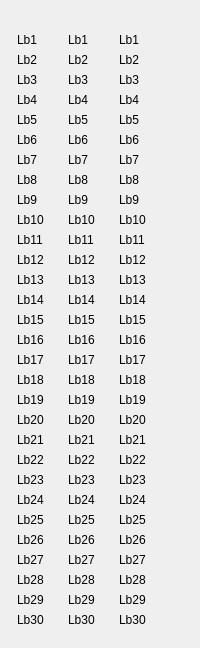
               <widget class="QWidget" name="tab_formatted_view">
                <property name="styleSheet">
                 <string notr="true"/>
                </property>
                <attribute name="title">
                 <string>Format</string>
                </attribute>
                <layout class="QHBoxLayout" name="horizontalLayout_8" stretch="1,1,2">
                 <property name="leftMargin">
                  <number>8</number>
                 </property>
                 <property name="topMargin">
                  <number>24</number>
                 </property>
                 <property name="rightMargin">
                  <number>8</number>
                 </property>
                 <property name="bottomMargin">
                  <number>12</number>
                 </property>
                 <item>
                  <widget class="QFrame" name="tfv01">
                   <property name="styleSheet">
                    <string notr="true">background-color: none;</string>
                   </property>
                   <property name="frameShape">
                    <enum>QFrame::NoFrame</enum>
                   </property>
                   <property name="frameShadow">
                    <enum>QFrame::Raised</enum>
                   </property>
                   <layout class="QVBoxLayout" name="verticalLayout_31">
                    <item>
                     <widget class="QLabel" name="label_1">
                      <property name="text">
                       <string>Lb1</string>
                      </property>
                     </widget>
                    </item>
                    <item>
                     <widget class="QLabel" name="label_2">
                      <property name="text">
                       <string>Lb2</string>
                      </property>
                     </widget>
                    </item>
                    <item>
                     <widget class="QLabel" name="label_3">
                      <property name="text">
                       <string>Lb3</string>
                      </property>
                     </widget>
                    </item>
                    <item>
                     <widget class="QLabel" name="label_4">
                      <property name="text">
                       <string>Lb4</string>
                      </property>
                     </widget>
                    </item>
                    <item>
                     <widget class="QLabel" name="label_5">
                      <property name="text">
                       <string>Lb5</string>
                      </property>
                     </widget>
                    </item>
                    <item>
                     <widget class="QLabel" name="label_6">
                      <property name="text">
                       <string>Lb6</string>
                      </property>
                     </widget>
                    </item>
                    <item>
                     <widget class="QLabel" name="label_7">
                      <property name="text">
                       <string>Lb7</string>
                      </property>
                     </widget>
                    </item>
                    <item>
                     <widget class="QLabel" name="label_8">
                      <property name="text">
                       <string>Lb8</string>
                      </property>
                     </widget>
                    </item>
                    <item>
                     <widget class="QLabel" name="label_9">
                      <property name="text">
                       <string>Lb9</string>
                      </property>
                     </widget>
                    </item>
                    <item>
                     <widget class="QLabel" name="label_10">
                      <property name="text">
                       <string>Lb10</string>
                      </property>
                     </widget>
                    </item>
                    <item>
                     <widget class="QLabel" name="label_11">
                      <property name="text">
                       <string>Lb11</string>
                      </property>
                     </widget>
                    </item>
                    <item>
                     <widget class="QLabel" name="label_12">
                      <property name="text">
                       <string>Lb12</string>
                      </property>
                     </widget>
                    </item>
                    <item>
                     <widget class="QLabel" name="label_13">
                      <property name="text">
                       <string>Lb13</string>
                      </property>
                     </widget>
                    </item>
                    <item>
                     <widget class="QLabel" name="label_14">
                      <property name="text">
                       <string>Lb14</string>
                      </property>
                     </widget>
                    </item>
                    <item>
                     <widget class="QLabel" name="label_15">
                      <property name="text">
                       <string>Lb15</string>
                      </property>
                     </widget>
                    </item>
                    <item>
                     <widget class="QLabel" name="label_16">
                      <property name="text">
                       <string>Lb16</string>
                      </property>
                     </widget>
                    </item>
                    <item>
                     <widget class="QLabel" name="label_17">
                      <property name="text">
                       <string>Lb17</string>
                      </property>
                     </widget>
                    </item>
                    <item>
                     <widget class="QLabel" name="label_18">
                      <property name="text">
                       <string>Lb18</string>
                      </property>
                     </widget>
                    </item>
                    <item>
                     <widget class="QLabel" name="label_19">
                      <property name="text">
                       <string>Lb19</string>
                      </property>
                     </widget>
                    </item>
                    <item>
                     <widget class="QLabel" name="label_20">
                      <property name="text">
                       <string>Lb20</string>
                      </property>
                     </widget>
                    </item>
                    <item>
                     <widget class="QLabel" name="label_21">
                      <property name="text">
                       <string>Lb21</string>
                      </property>
                     </widget>
                    </item>
                    <item>
                     <widget class="QLabel" name="label_22">
                      <property name="text">
                       <string>Lb22</string>
                      </property>
                     </widget>
                    </item>
                    <item>
                     <widget class="QLabel" name="label_23">
                      <property name="text">
                       <string>Lb23</string>
                      </property>
                     </widget>
                    </item>
                    <item>
                     <widget class="QLabel" name="label_24">
                      <property name="text">
                       <string>Lb24</string>
                      </property>
                     </widget>
                    </item>
                    <item>
                     <widget class="QLabel" name="label_25">
                      <property name="text">
                       <string>Lb25</string>
                      </property>
                     </widget>
                    </item>
                    <item>
                     <widget class="QLabel" name="label_26">
                      <property name="text">
                       <string>Lb26</string>
                      </property>
                     </widget>
                    </item>
                    <item>
                     <widget class="QLabel" name="label_27">
                      <property name="text">
                       <string>Lb27</string>
                      </property>
                     </widget>
                    </item>
                    <item>
                     <widget class="QLabel" name="label_28">
                      <property name="text">
                       <string>Lb28</string>
                      </property>
                     </widget>
                    </item>
                    <item>
                     <widget class="QLabel" name="label_29">
                      <property name="text">
                       <string>Lb29</string>
                      </property>
                     </widget>
                    </item>
                    <item>
                     <widget class="QLabel" name="label_30">
                      <property name="text">
                       <string>Lb30</string>
                      </property>
                     </widget>
                    </item>
                   </layout>
                  </widget>
                 </item>
                 <item>
                  <widget class="QFrame" name="tfv02">
                   <property name="styleSheet">
                    <string notr="true">background-color: none;</string>
                   </property>
                   <property name="frameShape">
                    <enum>QFrame::NoFrame</enum>
                   </property>
                   <property name="frameShadow">
                    <enum>QFrame::Raised</enum>
                   </property>
                   <layout class="QVBoxLayout" name="verticalLayout_32">
                    <item>
                     <widget class="QLabel" name="val_1">
                      <property name="text">
                       <string>Lb1</string>
                      </property>
                     </widget>
                    </item>
                    <item>
                     <widget class="QLabel" name="val_2">
                      <property name="text">
                       <string>Lb2</string>
                      </property>
                     </widget>
                    </item>
                    <item>
                     <widget class="QLabel" name="val_3">
                      <property name="text">
                       <string>Lb3</string>
                      </property>
                     </widget>
                    </item>
                    <item>
                     <widget class="QLabel" name="val_4">
                      <property name="text">
                       <string>Lb4</string>
                      </property>
                     </widget>
                    </item>
                    <item>
                     <widget class="QLabel" name="val_5">
                      <property name="text">
                       <string>Lb5</string>
                      </property>
                     </widget>
                    </item>
                    <item>
                     <widget class="QLabel" name="val_6">
                      <property name="text">
                       <string>Lb6</string>
                      </property>
                     </widget>
                    </item>
                    <item>
                     <widget class="QLabel" name="val_7">
                      <property name="text">
                       <string>Lb7</string>
                      </property>
                     </widget>
                    </item>
                    <item>
                     <widget class="QLabel" name="val_8">
                      <property name="text">
                       <string>Lb8</string>
                      </property>
                     </widget>
                    </item>
                    <item>
                     <widget class="QLabel" name="val_9">
                      <property name="text">
                       <string>Lb9</string>
                      </property>
                     </widget>
                    </item>
                    <item>
                     <widget class="QLabel" name="val_10">
                      <property name="text">
                       <string>Lb10</string>
                      </property>
                     </widget>
                    </item>
                    <item>
                     <widget class="QLabel" name="val_11">
                      <property name="text">
                       <string>Lb11</string>
                      </property>
                     </widget>
                    </item>
                    <item>
                     <widget class="QLabel" name="val_12">
                      <property name="text">
                       <string>Lb12</string>
                      </property>
                     </widget>
                    </item>
                    <item>
                     <widget class="QLabel" name="val_13">
                      <property name="text">
                       <string>Lb13</string>
                      </property>
                     </widget>
                    </item>
                    <item>
                     <widget class="QLabel" name="val_14">
                      <property name="text">
                       <string>Lb14</string>
                      </property>
                     </widget>
                    </item>
                    <item>
                     <widget class="QLabel" name="val_15">
                      <property name="text">
                       <string>Lb15</string>
                      </property>
                     </widget>
                    </item>
                    <item>
                     <widget class="QLabel" name="val_16">
                      <property name="text">
                       <string>Lb16</string>
                      </property>
                     </widget>
                    </item>
                    <item>
                     <widget class="QLabel" name="val_17">
                      <property name="text">
                       <string>Lb17</string>
                      </property>
                     </widget>
                    </item>
                    <item>
                     <widget class="QLabel" name="val_18">
                      <property name="text">
                       <string>Lb18</string>
                      </property>
                     </widget>
                    </item>
                    <item>
                     <widget class="QLabel" name="val_19">
                      <property name="text">
                       <string>Lb19</string>
                      </property>
                     </widget>
                    </item>
                    <item>
                     <widget class="QLabel" name="val_20">
                      <property name="text">
                       <string>Lb20</string>
                      </property>
                     </widget>
                    </item>
                    <item>
                     <widget class="QLabel" name="val_21">
                      <property name="text">
                       <string>Lb21</string>
                      </property>
                     </widget>
                    </item>
                    <item>
                     <widget class="QLabel" name="val_22">
                      <property name="text">
                       <string>Lb22</string>
                      </property>
                     </widget>
                    </item>
                    <item>
                     <widget class="QLabel" name="val_23">
                      <property name="text">
                       <string>Lb23</string>
                      </property>
                     </widget>
                    </item>
                    <item>
                     <widget class="QLabel" name="val_24">
                      <property name="text">
                       <string>Lb24</string>
                      </property>
                     </widget>
                    </item>
                    <item>
                     <widget class="QLabel" name="val_25">
                      <property name="text">
                       <string>Lb25</string>
                      </property>
                     </widget>
                    </item>
                    <item>
                     <widget class="QLabel" name="val_26">
                      <property name="text">
                       <string>Lb26</string>
                      </property>
                     </widget>
                    </item>
                    <item>
                     <widget class="QLabel" name="val_27">
                      <property name="text">
                       <string>Lb27</string>
                      </property>
                     </widget>
                    </item>
                    <item>
                     <widget class="QLabel" name="val_28">
                      <property name="text">
                       <string>Lb28</string>
                      </property>
                     </widget>
                    </item>
                    <item>
                     <widget class="QLabel" name="val_29">
                      <property name="text">
                       <string>Lb29</string>
                      </property>
                     </widget>
                    </item>
                    <item>
                     <widget class="QLabel" name="val_30">
                      <property name="text">
                       <string>Lb30</string>
                      </property>
                     </widget>
                    </item>
                   </layout>
                  </widget>
                 </item>
                 <item>
                  <widget class="QFrame" name="tfv03">
                   <property name="styleSheet">
                    <string notr="true">background-color: none;</string>
                   </property>
                   <property name="frameShape">
                    <enum>QFrame::NoFrame</enum>
                   </property>
                   <property name="frameShadow">
                    <enum>QFrame::Raised</enum>
                   </property>
                   <layout class="QVBoxLayout" name="verticalLayout_33">
                    <item>
                     <widget class="QLabel" name="unit_1">
                      <property name="text">
                       <string>Lb1</string>
                      </property>
                     </widget>
                    </item>
                    <item>
                     <widget class="QLabel" name="unit_2">
                      <property name="text">
                       <string>Lb2</string>
                      </property>
                     </widget>
                    </item>
                    <item>
                     <widget class="QLabel" name="unit_3">
                      <property name="text">
                       <string>Lb3</string>
                      </property>
                     </widget>
                    </item>
                    <item>
                     <widget class="QLabel" name="unit_4">
                      <property name="text">
                       <string>Lb4</string>
                      </property>
                     </widget>
                    </item>
                    <item>
                     <widget class="QLabel" name="unit_5">
                      <property name="text">
                       <string>Lb5</string>
                      </property>
                     </widget>
                    </item>
                    <item>
                     <widget class="QLabel" name="unit_6">
                      <property name="text">
                       <string>Lb6</string>
                      </property>
                     </widget>
                    </item>
                    <item>
                     <widget class="QLabel" name="unit_7">
                      <property name="text">
                       <string>Lb7</string>
                      </property>
                     </widget>
                    </item>
                    <item>
                     <widget class="QLabel" name="unit_8">
                      <property name="text">
                       <string>Lb8</string>
                      </property>
                     </widget>
                    </item>
                    <item>
                     <widget class="QLabel" name="unit_9">
                      <property name="text">
                       <string>Lb9</string>
                      </property>
                     </widget>
                    </item>
                    <item>
                     <widget class="QLabel" name="unit_10">
                      <property name="text">
                       <string>Lb10</string>
                      </property>
                     </widget>
                    </item>
                    <item>
                     <widget class="QLabel" name="unit_11">
                      <property name="text">
                       <string>Lb11</string>
                      </property>
                     </widget>
                    </item>
                    <item>
                     <widget class="QLabel" name="unit_12">
                      <property name="text">
                       <string>Lb12</string>
                      </property>
                     </widget>
                    </item>
                    <item>
                     <widget class="QLabel" name="unit_13">
                      <property name="text">
                       <string>Lb13</string>
                      </property>
                     </widget>
                    </item>
                    <item>
                     <widget class="QLabel" name="unit_14">
                      <property name="text">
                       <string>Lb14</string>
                      </property>
                     </widget>
                    </item>
                    <item>
                     <widget class="QLabel" name="unit_15">
                      <property name="text">
                       <string>Lb15</string>
                      </property>
                     </widget>
                    </item>
                    <item>
                     <widget class="QLabel" name="unit_16">
                      <property name="text">
                       <string>Lb16</string>
                      </property>
                     </widget>
                    </item>
                    <item>
                     <widget class="QLabel" name="unit_17">
                      <property name="text">
                       <string>Lb17</string>
                      </property>
                     </widget>
                    </item>
                    <item>
                     <widget class="QLabel" name="unit_18">
                      <property name="text">
                       <string>Lb18</string>
                      </property>
                     </widget>
                    </item>
                    <item>
                     <widget class="QLabel" name="unit_19">
                      <property name="text">
                       <string>Lb19</string>
                      </property>
                     </widget>
                    </item>
                    <item>
                     <widget class="QLabel" name="unit_20">
                      <property name="text">
                       <string>Lb20</string>
                      </property>
                     </widget>
                    </item>
                    <item>
                     <widget class="QLabel" name="unit_21">
                      <property name="text">
                       <string>Lb21</string>
                      </property>
                     </widget>
                    </item>
                    <item>
                     <widget class="QLabel" name="unit_22">
                      <property name="text">
                       <string>Lb22</string>
                      </property>
                     </widget>
                    </item>
                    <item>
                     <widget class="QLabel" name="unit_23">
                      <property name="text">
                       <string>Lb23</string>
                      </property>
                     </widget>
                    </item>
                    <item>
                     <widget class="QLabel" name="unit_24">
                      <property name="text">
                       <string>Lb24</string>
                      </property>
                     </widget>
                    </item>
                    <item>
                     <widget class="QLabel" name="unit_25">
                      <property name="text">
                       <string>Lb25</string>
                      </property>
                     </widget>
                    </item>
                    <item>
                     <widget class="QLabel" name="unit_26">
                      <property name="text">
                       <string>Lb26</string>
                      </property>
                     </widget>
                    </item>
                    <item>
                     <widget class="QLabel" name="unit_27">
                      <property name="text">
                       <string>Lb27</string>
                      </property>
                     </widget>
                    </item>
                    <item>
                     <widget class="QLabel" name="unit_28">
                      <property name="text">
                       <string>Lb28</string>
                      </property>
                     </widget>
                    </item>
                    <item>
                     <widget class="QLabel" name="unit_29">
                      <property name="text">
                       <string>Lb29</string>
                      </property>
                     </widget>
                    </item>
                    <item>
                     <widget class="QLabel" name="unit_30">
                      <property name="text">
                       <string>Lb30</string>
                      </property>
                     </widget>
                    </item>
                   </layout>
                  </widget>
                 </item>
                </layout>
               </widget>
